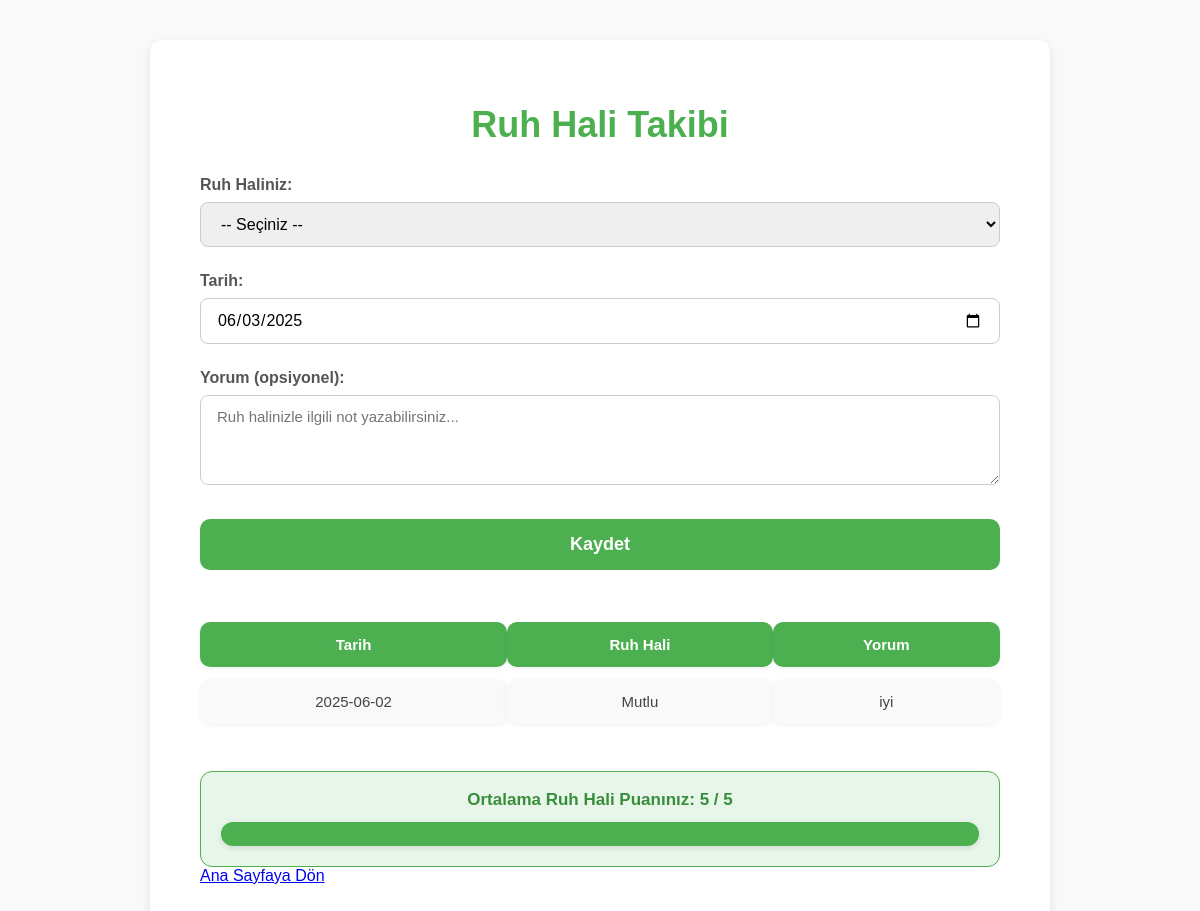
The page /pages/ruh_takibi.php (signed in) on the database its author committed.
### tables this page shows
CREATE TABLE `kullanici_ruh_hali` (
  `id` int(11) NOT NULL,
  `user_id` int(11) NOT NULL,
  `ruh_hali` varchar(20) NOT NULL,
  `tarih` date NOT NULL,
  `yorum` text DEFAULT NULL,
  `created_at` timestamp NOT NULL DEFAULT current_timestamp()
);

### pages/ruh_takibi.php (the view, shortened to what this page needs)
<?php
include __DIR__ . '/../includes/connection.php';
$userId = $_SESSION['user_id'] ?? 1;
$stmt = $connection->prepare("SELECT * FROM kullanici_ruh_hali WHERE user_id = :user_id ORDER BY tarih DESC, id DESC LIMIT 30");
$stmt->execute([':user_id' => $userId]);
$ruhKayitlari = $stmt->fetchAll(PDO::FETCH_ASSOC);
$ruhPuanlari = [
    'Mutlu' => 5,
    'Neşeli' => 4,
    'Motivasyonlu' => 4,
    'Üzgün' => 2,
    'Kötü' => 1,
    'Stresli' => 1,
];
$toplamPuan = 0;
$sayac = 0;
foreach ($ruhKayitlari as $kayit) {
    if (isset($ruhPuanlari[$kayit['ruh_hali']])) {
        $toplamPuan += $ruhPuanlari[$kayit['ruh_hali']];
        $sayac++;
    }
}
$ortalamaPuan = $sayac ? round($toplamPuan / $sayac, 2) : 0;
?>
<!DOCTYPE html>
<html lang="tr">
<head>
<link rel="stylesheet" href="../assets/css/ruh_takip.css?v=<?= time(); ?>">
</head>
<body>
<div class="container">
    <h1>Ruh Hali Takibi</h1>
    <form method="post" action="">
        <label for="ruh_hali">Ruh Haliniz:</label>
        <select id="ruh_hali" name="ruh_hali" required>
            <option value="">-- Seçiniz --</option>
        </select>
        <label for="tarih">Tarih:</label>
        <input type="date" id="tarih" name="tarih" value="<?=htmlspecialchars($_POST['tarih'] ?? date('Y-m-d'))?>" required>
        <label for="yorum">Yorum (opsiyonel):</label>
        <textarea id="yorum" name="yorum" placeholder="Ruh halinizle ilgili not yazabilirsiniz..."><?=htmlspecialchars($_POST['yorum'] ?? '')?></textarea>
        <button type="submit">Kaydet</button>
    </form>
    <table>
        <thead>
            <tr>
                <th>Tarih</th>
                <th>Ruh Hali</th>
                <th>Yorum</th>
            </tr>
        </thead>
        <tbody>
            <?php if ($ruhKayitlari): ?>
                <?php foreach ($ruhKayitlari as $kayit): ?>
                    <tr>
                        <td><?=htmlspecialchars($kayit['tarih'])?></td>
                        <td><?=htmlspecialchars($kayit['ruh_hali'])?></td>
                        <td><?=htmlspecialchars($kayit['yorum'])?></td>
                    </tr>
                <?php endforeach; ?>
            <?php else: ?>
                <tr><td colspan="3">Henüz kayıt yok.</td></tr>
            <?php endif; ?>
        </tbody>
    </table>
    <div class="grafik">
        Ortalama Ruh Hali Puanınız: <strong><?= $ortalamaPuan ?></strong> / 5
        <progress value="<?= $ortalamaPuan ?>" max="5"></progress>
    </div>
    <a href="../index.php">Ana Sayfaya Dön</a>
</div>
</body>
</html>

### assets/css/ruh_takip.css (style rules this page uses)
body { margin: 0; font-family: 'Poppins', sans-serif; background: #f9f9f9; color: #333; }
.container { max-width: 900px; margin: 40px auto; background: white; border-radius: 12px; box-shadow: 0 4px 10px rgba(0,0,0,0.1); padding: 40px 50px; box-sizing: border-box; }
h1 { font-size: 36px; font-weight: 700; color: #4CAF50; text-align: center; margin-bottom: 30px; }
form label { display: block; margin-bottom: 8px; font-weight: 600; font-size: 16px; color: #555; margin-top: 25px; }
select, input[type="date"], textarea { width: 100%; padding: 12px 16px; border-radius: 8px; border: 1.5px solid #ccc; font-size: 16px; font-family: inherit; box-sizing: border-box; transition: border-color 0.3s ease; }
textarea { min-height: 90px; resize: vertical; font-size: 15px; }
button { margin-top: 30px; width: 100%; padding: 15px; background: #4CAF50; border: none; border-radius: 10px; color: white; font-weight: 700; font-size: 18px; cursor: pointer; transition: background 0.3s ease; }
table { width: 100%; margin-top: 40px; border-collapse: separate; border-spacing: 0 12px; font-size: 15px; }
th, td { padding: 14px 20px; background: #f9f9f9; color: #444; text-align: center; border-radius: 10px; box-shadow: 0 2px 5px rgba(0,0,0,0.05); vertical-align: middle; }
th { background: #4CAF50; color: white; font-weight: 600; }
.grafik { margin-top: 35px; padding: 18px 20px; border-radius: 12px; background: #e8f5e9; border: 1.5px solid #4caf50; font-weight: 600; color: #388e3c; text-align: center; font-size: 17px; }
progress { width: 100%; height: 24px; border-radius: 12px; margin-top: 12px; appearance: none; -webkit-appearance: none; box-shadow: 0 2px 6px rgba(0,0,0,0.1); }

### rows shown on the page
kullanici_ruh_hali: tarih "2025-06-02", ruh_hali "Mutlu", yorum "iyi"

### other values the page prints
$ortalamaPuan "5"
